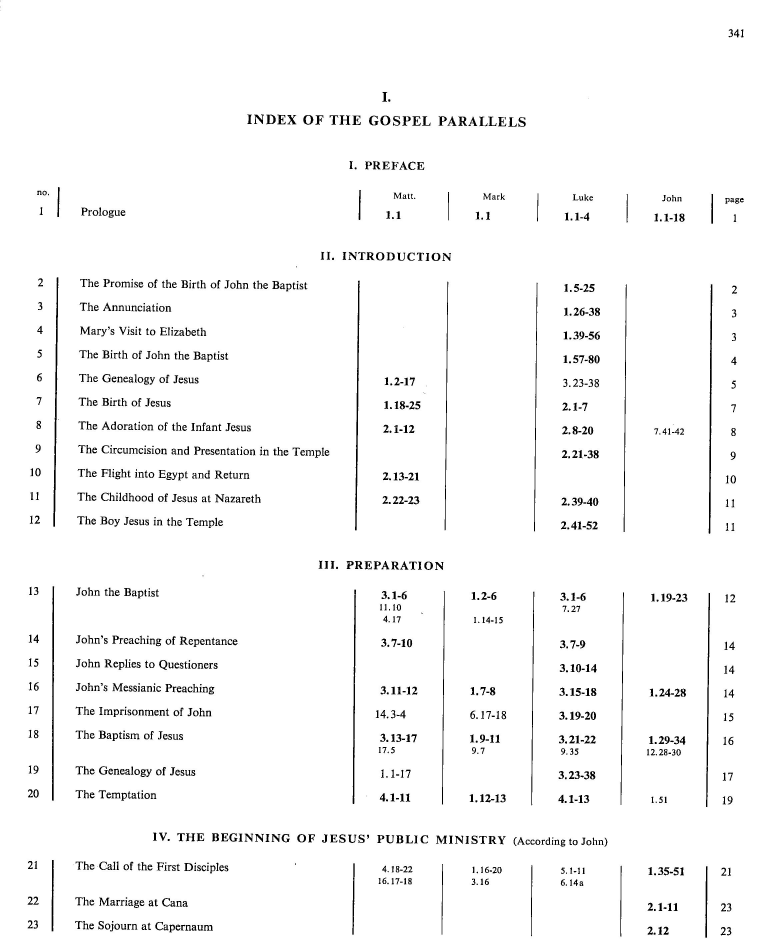
#> input picture bible/harmony/cut/harmony-0.2.jpg, 2350 x 2850 px, given as the content of the folder bereshit1, which was not available (shown at 1/3 size)
$ jupyter execute 'PIL Cut Page.ipynb'
#> lines starting #> are read from the running program, lines starting #| are printed output that depends on the picture
[cell 1]
import os
from glob import glob
from PIL import Image, ImageDraw
import numpy as np

[cell 2]
def makeMono(image, cutoff=234):
    width, height = image.size
    mono = image.convert('L')
    mono = np.array(mono)

    # Clean up using cutoff value.
    x = mono.flatten()
    x[x < cutoff] = 0
    x[x >= cutoff] = 255

    x = np.reshape(x, (height, width)).astype('uint8')

    return Image.fromarray(x)

[cell 3]
def getBoundingRect(image, cutoff=100):
    x = makeMono(image, cutoff)
    dust = 12
    width, height = image.size

    # Get top and bottom.
    top = next(n for n in range(height) if sum(x[n]) < 255*(width-dust))
    bottom = next(n for n in range(height-1, 0, -1) if sum(x[n]) < 255*(width-dust))

    # Get left and right.
    y = x.transpose()
    left = next(n for n in range(width) if sum(y[n]) < 255*(height-dust))
    right = next(n for n in range(width-1, 0, -1) if sum(y[n]) < 255*(height-dust))

    return (left, top, right, bottom)

[cell 4]
def cutText(filepath, leftside = True):
#> called with filepath = '_only/harmony-0.2.jpg', leftside = True
    width = 3275
    height = 5150
    leftx = 140
    lefty = 110
    rightx = 75
    righty = 150
    leftpage = (leftx, lefty, leftx+width, lefty+height)
    rightpage = (rightx, righty, rightx+width, righty+height)
    image = Image.open(filepath)
#> image is the input picture: PIL image 2350x2850 L; min 0, max 255, mean 247.8

    if leftside:
        textbox = image.crop(leftpage)
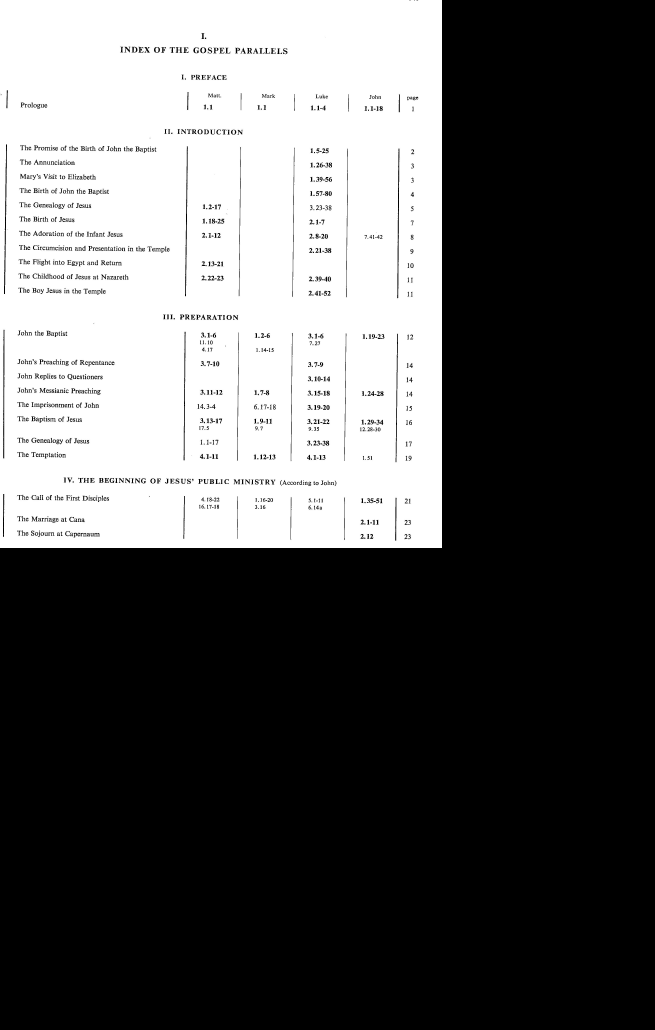
#> textbox: PIL image 3275x5150 L (shown at 1/5 size); min 0, max 255, mean 88.8
    else:
        textbox = image.crop(rightpage)

    return textbox


$ run again, on bible/harmony/cut/harmony-2.2.jpg
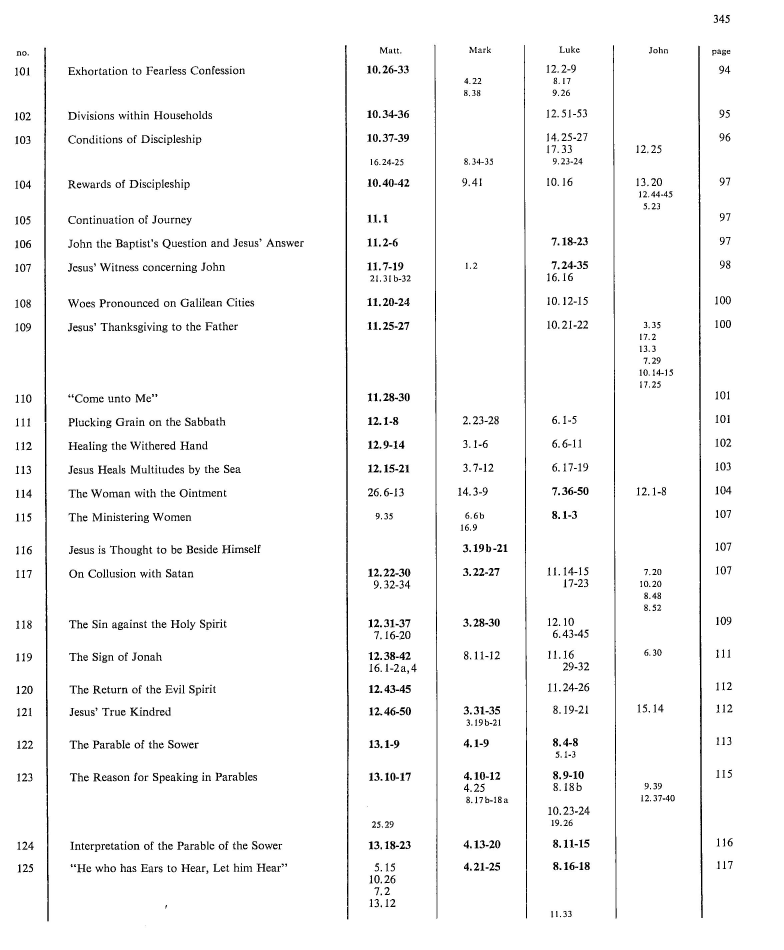
#> input picture bible/harmony/cut/harmony-2.2.jpg, 2350 x 2850 px, given as the content of the folder bereshit1, which was not available (shown at 1/3 size)
#> in cutText, image is the input picture: PIL image 2350x2850 L; min 0, max 255, mean 246.6
#> in cutText, `textbox = image.crop(leftpage)`:
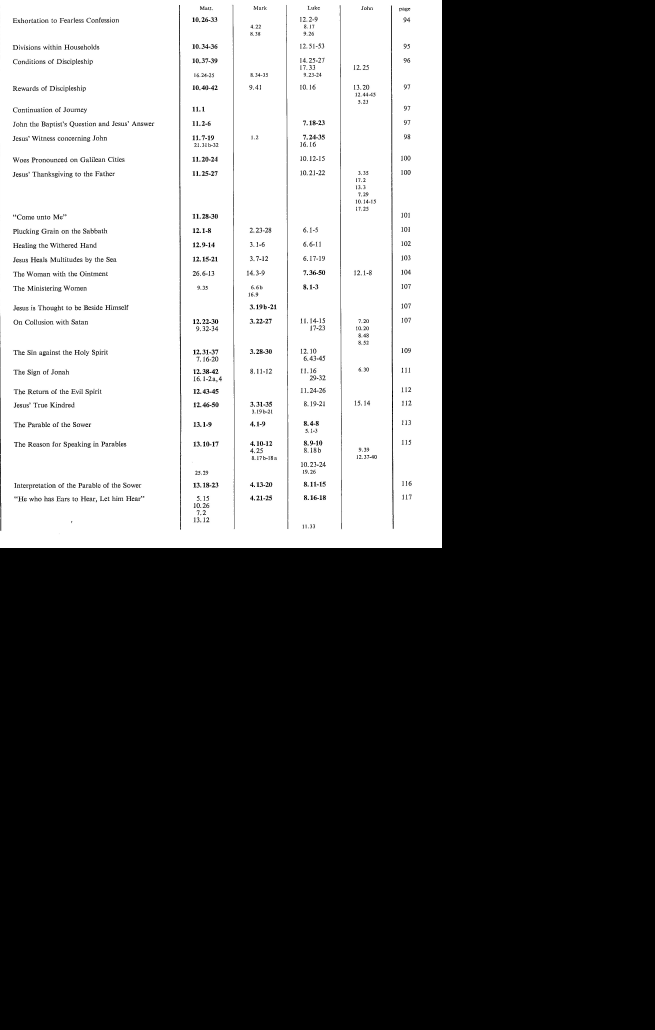
#> textbox: PIL image 3275x5150 L (shown at 1/5 size); min 0, max 255, mean 88.5

$ run again, on bible/harmony/cut/harmony-3.1.jpg
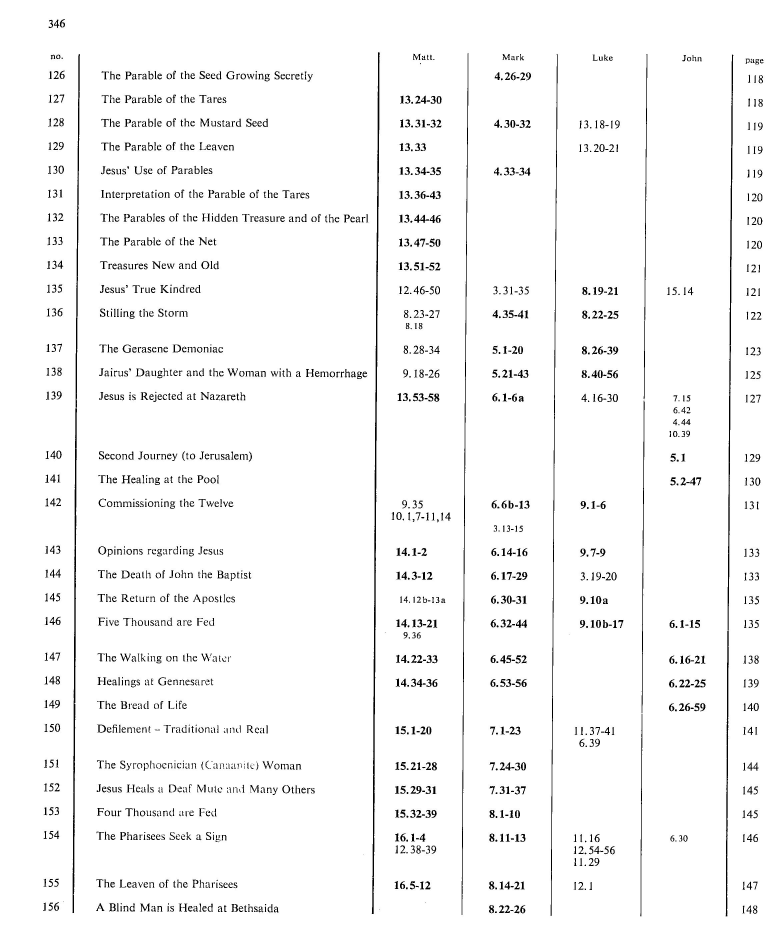
#> input picture bible/harmony/cut/harmony-3.1.jpg, 2350 x 2850 px, given as the content of the folder bereshit1, which was not available (shown at 1/3 size)
#> in cutText, image is the input picture: PIL image 2350x2850 L; min 0, max 255, mean 246.5
#> in cutText, `textbox = image.crop(leftpage)`:
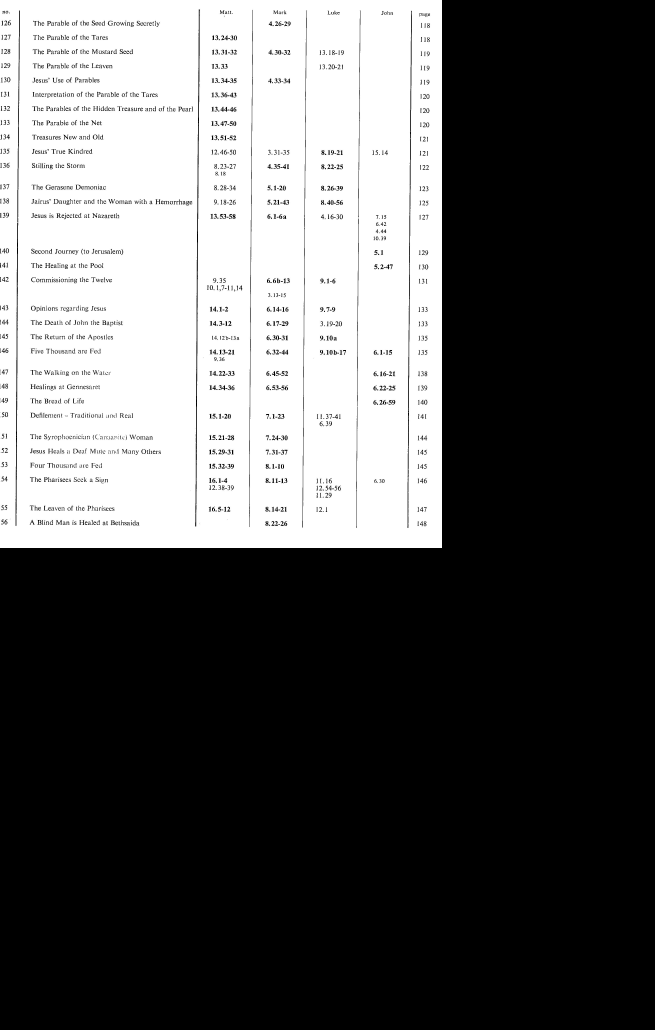
#> textbox: PIL image 3275x5150 L (shown at 1/5 size); min 0, max 255, mean 88.2

$ run again, on bible/harmony/cut/harmony-3.2.jpg
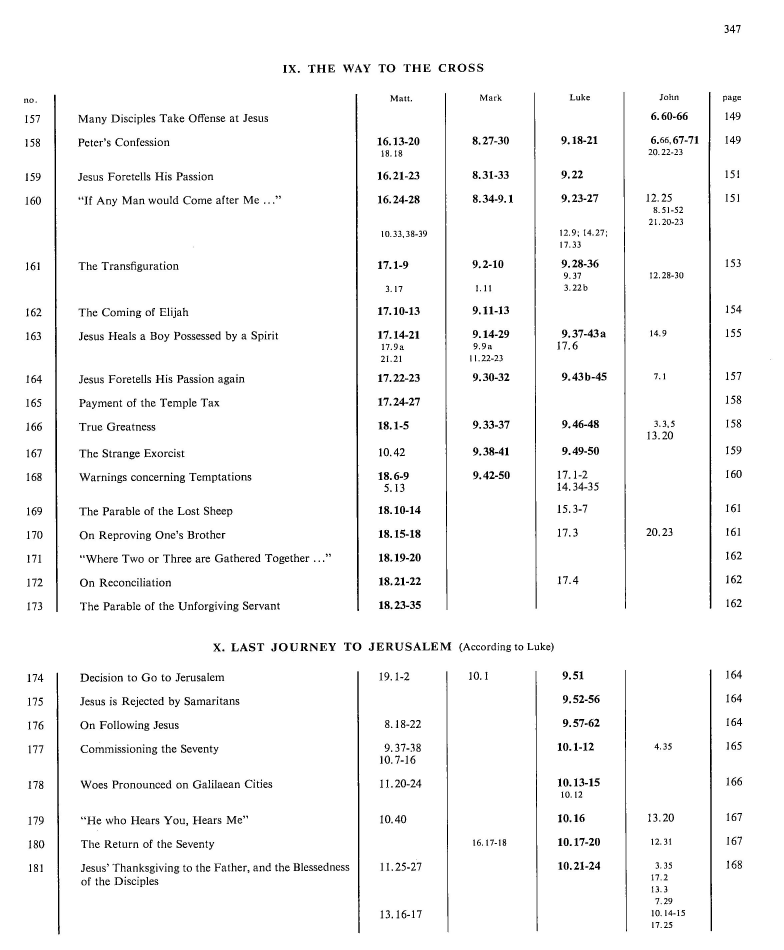
#> input picture bible/harmony/cut/harmony-3.2.jpg, 2350 x 2850 px, given as the content of the folder bereshit1, which was not available (shown at 1/3 size)
#> in cutText, image is the input picture: PIL image 2350x2850 L; min 0, max 255, mean 246.6
#> in cutText, `textbox = image.crop(leftpage)`:
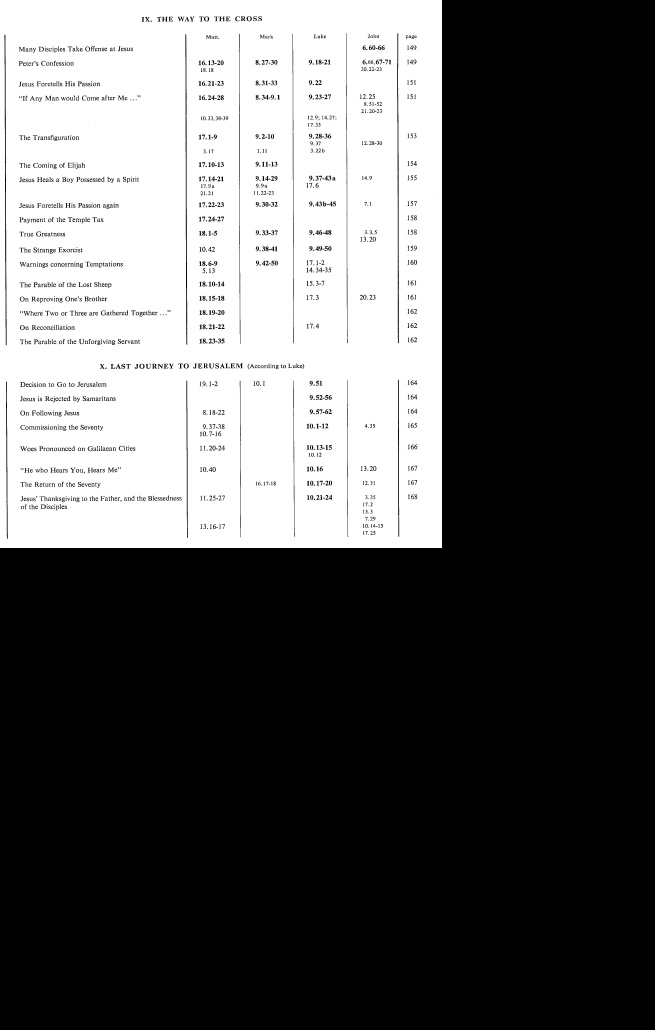
#> textbox: PIL image 3275x5150 L (shown at 1/5 size); min 0, max 255, mean 88.3
